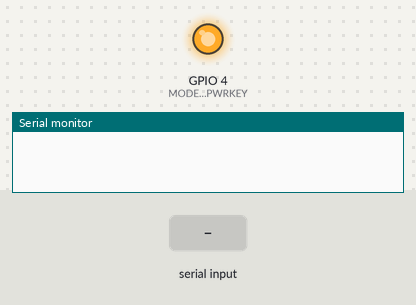
Simulated run of this sketch. Board: ESP32. On the bench: output pins drawn as LEDs (lit = HIGH), the last lines printed to the serial monitor. The inputs (shaded band) are chosen by the test bench.

Above: at 0.2 s.
At 18.3 s:
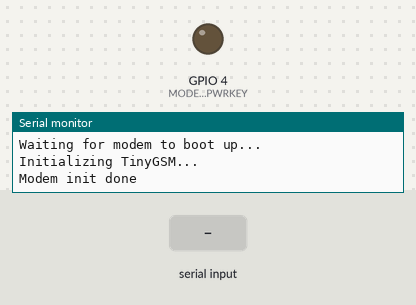
18.4 s: "RDY\n" received over the second serial link
19.9 s: "1\n" received over the second serial link
Timing chart, 0 to 22.9 s (numbered marks = the images above; inputs shaded):
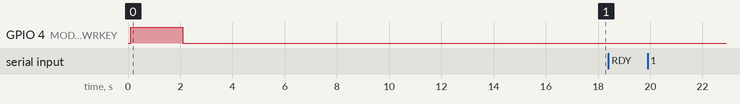

The sketch:

basic_setup.ino
```cpp
#include <utilities.h>

// Your phone number (Use international format: +CountryCodePhoneNumber)
const char target_phone[] = "+36707783866";
const char sms_message[]  = "Szia Necsesz <3";

#define SerialMon Serial
#define SerialAT  Serial1

#include <TinyGsmClient.h>

TinyGsm modem(SerialAT);

void setup() {
    SerialMon.begin(115200);

    //Hardware Power On
    pinMode(MODEM_PWRKEY, OUTPUT);
    digitalWrite(MODEM_PWRKEY, LOW);
    delay(100);
    digitalWrite(MODEM_PWRKEY, HIGH);
    delay(2000); // Pulse for SIM7600
    digitalWrite(MODEM_PWRKEY, LOW);

    //Initialize Serial
    SerialAT.begin(115200, SERIAL_8N1, MODEM_RX, MODEM_TX);

    //Wait for the modem to say "RDY"
    SerialMon.println("Waiting for modem to boot up...");

    unsigned long start = millis();
    bool modemReady = false;
    while (millis() - start < 15000) { // Wait up to 15 seconds
        if (SerialAT.available()) {
            String line = SerialAT.readStringUntil('\n');
            SerialMon.println(line); // Print what the modem says
            if (line.indexOf("RDY") != -1) {
                modemReady = true;
                break;
            }
        }
        delay(10);
    }

    //start TinyGSM
    SerialMon.println("Initializing TinyGSM...");
    while(modem.begin()){
        if (!modem.begin()) {
        SerialMon.println("Failed to init modem. Attempting again...");
        }else{
            SerialMon.println("Modem init done");
            return;
        }
    }


    SerialMon.println("Modem is ONLINE and READY!");

    //Wait for Network
    SerialMon.print("Connecting to network...");
    if (!modem.waitForNetwork(60000L)) {
        SerialMon.println(" fail. Check antenna!");
        return;
    }
    SerialMon.println(" success!");


}

void loop() {
    // Basic passthrough so you can manually type AT commands
    if (SerialAT.available()) {
        SerialMon.write(SerialAT.read());
    }
    if (SerialMon.available()) {
        SerialAT.write(SerialMon.read());
    }
}
```

utilities.h
```cpp
// utilities.h is needed for setting up the LilyGo module once then incude this header file

// Select your modem:
#define TINY_GSM_MODEM_SIM7600
#define TINY_GSM_DEBUG Serial
// Define the serial pins for ESP32 <-> SIM7600 communication
#define MODEM_RX             26
#define MODEM_TX             27
#define MODEM_PWRKEY         4
#define MODEM_DTR            32
#define MODEM_RI             33
#define MODEM_FLIGHT         25
#define MODEM_STATUS         34

// Serial baud rate for the modem
#define MODEM_BAUDRATE       115200

// Macro to power on the modem (specific to LilyGo hardware)
#define BOARD_PWRKEY_PIN     4
#define BOARD_ADC_PIN        35
```
